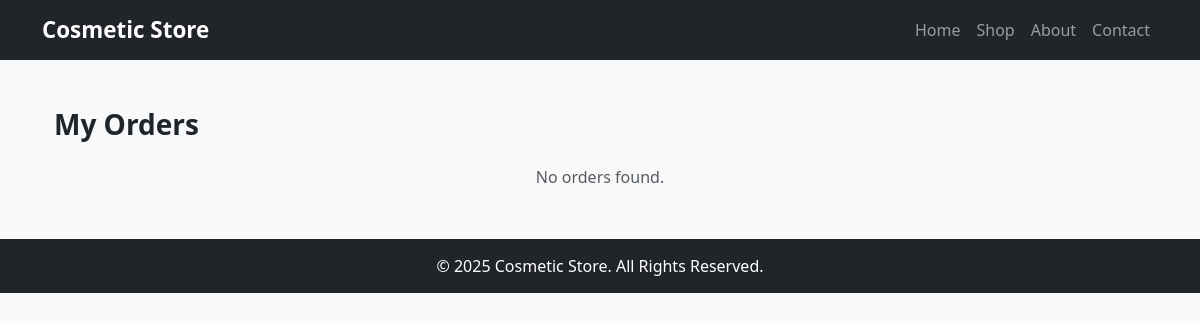
/orders/, run on an earlier commit of the app's database.
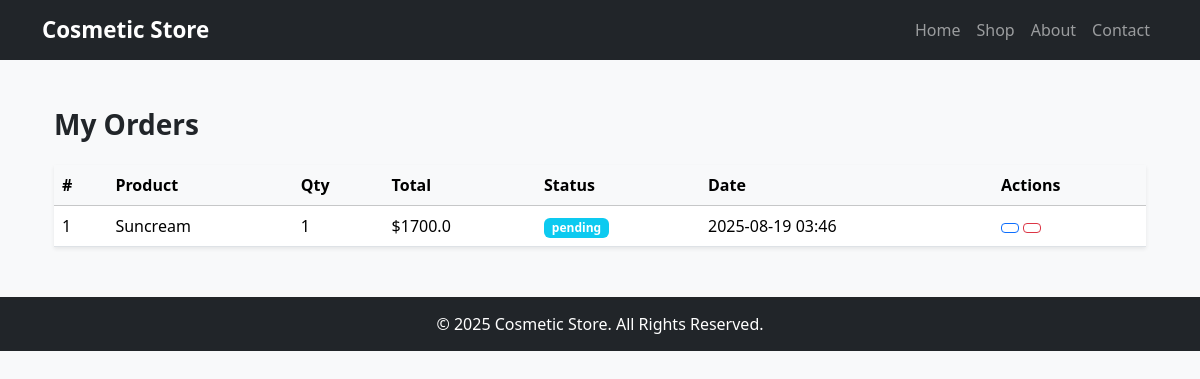
And on a later commit of the database.
### orders/models.py (models this page shows, shortened)
class Order(models.Model):
    user = models.ForeignKey(User, on_delete=models.CASCADE, related_name="orders")
    product = models.ForeignKey(Product, on_delete=models.CASCADE, related_name="orders")
    quantity = models.IntegerField(default=1)
    order_date = models.DateTimeField(auto_now_add=True)
    status = models.CharField(
        max_length=50,
        choices=[
            ("pending", "Pending"),
            ("shipped", "Shipped"),
            ("delivered", "Delivered"),
            ("cancelled", "Cancelled"),
        ],
        default="pending"
    )
    total_price = models.FloatField(default=0.0)

### products/models.py (models this page shows)
class Product(models.Model):
  name = models.CharField(max_length=255)
  price = models.FloatField(max_length=5)
  qty=models.IntegerField(default=0)
  type=models.CharField(max_length=20)
  description=models.CharField(max_length=200)
  brand=models.CharField(max_length=200)
  mfgdate= models.DateTimeField(max_length=255,default='')
  expdate= models.DateTimeField(max_length=255,default='')
  image= models.CharField(max_length=255,default='')

### orders/views.py (the view)
# urls.py: path('orders/', views.order_list, name='order_list'),
def order_list(request):
    orders = Order.objects.all()
    return render(request, 'order_list.html', {'orders': orders})

### orders/templates/order_list.html (shortened to what this page needs)
{% extends 'base.html' %}
{% block content %}
<div class="container mt-4">
    <h3 class="fw-bold mb-4">My Orders</h3>
    {% if orders %}
    <table class="table table-hover align-middle shadow-sm">
        <thead class="table-light">
            <tr>
                <th>#</th>
                <th>Product</th>
                <th>Qty</th>
                <th>Total</th>
                <th>Status</th>
                <th>Date</th>
                <th>Actions</th>
            </tr>
        </thead>
        <tbody>
        {% for order in orders %}
            <tr>
                <td>{{ order.id }}</td>
                <td>{{ order.product.name }}</td>
                <td>{{ order.quantity }}</td>
                <td>${{ order.total_price }}</td>
                <td><span class="badge bg-info">{{ order.status }}</span></td>
                <td>{{ order.order_date|date:"Y-m-d H:i" }}</td>
                <td>
                    <a href="{% url 'order_detail' order.id %}" class="btn btn-sm btn-outline-primary">
                    </a>
                    <a href="{% url 'order_delete' order.id %}" class="btn btn-sm btn-outline-danger"
                       onclick="return confirm('Are you sure you want to delete this order?');">
                    </a>
                </td>
            </tr>
        {% endfor %}
        </tbody>
    </table>
    {% else %}
        <p class="text-center text-muted">No orders found.</p>
    {% endif %}
</div>
{% endblock %}

### products/templates/base.html (shortened to what this page needs)
<!DOCTYPE html>
<html lang="en">
<head>
    <link href="https://cdn.jsdelivr.net/npm/bootstrap@5.3.3/dist/css/bootstrap.min.css" rel="stylesheet">
</head>
<body>
<nav class="navbar navbar-expand-lg navbar-dark bg-dark">
    <div class="container">
        <a class="navbar-brand" href="{% url 'home' %}">Cosmetic Store</a>
        <div class="collapse navbar-collapse" id="navbarNav">
            <ul class="navbar-nav ms-auto">
                <li class="nav-item"><a class="nav-link" href="{% url 'home' %}">Home</a></li>
                <li class="nav-item"><a class="nav-link" href="{% url 'product_list' %}">Shop</a></li>
                <li class="nav-item"><a class="nav-link" href="#">About</a></li>
                <li class="nav-item"><a class="nav-link" href="#">Contact</a></li>
            </ul>
        </div>
    </div>
</nav>
<main class="container my-5">
    {% block content %}
    {% endblock %}
</main>
<footer class="text-center">
    <div class="container">
        <p class="mb-0">&copy; 2025 Cosmetic Store. All Rights Reserved.</p>
    </div>
</footer>
</body>
</html>

### products/templates/base.html (style rules this page uses)
body { background-color: #f8f9fa; }
.navbar-brand { font-weight: bold; font-size: 1.4rem; }
footer { background-color: #212529; color: white; padding: 15px 0; margin-top: 50px; }

What changed in the data, as far as the page shows it:
added Order: id "1", product.name "Suncream", quantity "1", total_price "1700.0", status "pending", order_date "2025-08-19 03:46"
Also different on the page:
text no longer shown: "No orders found."
text now shown: "# Product Qty Total Status Date Actions"
